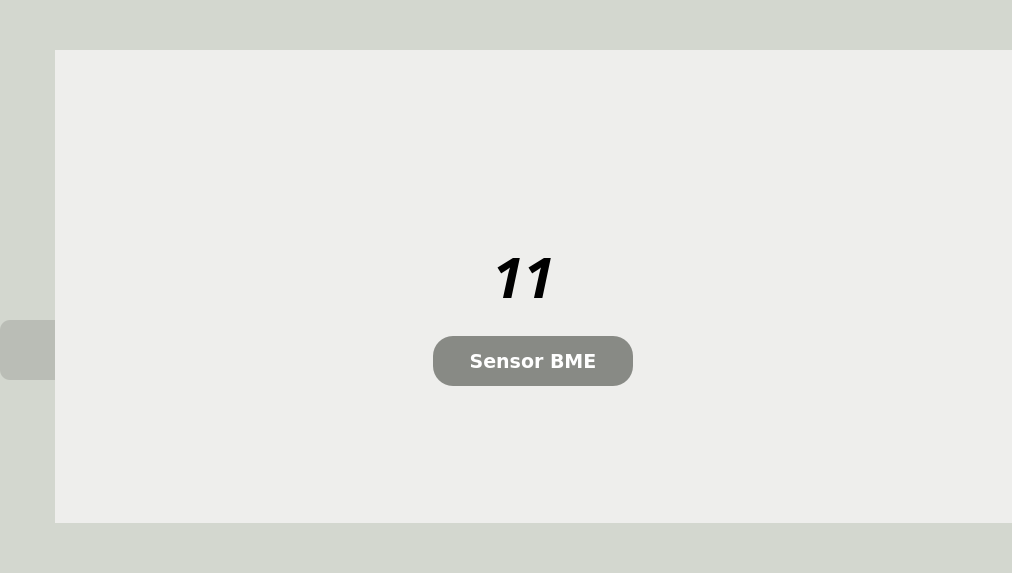
<?xml version="1.0" encoding="UTF-8"?>
<ui version="4.0">
 <class>MainWindow</class>
 <widget class="QMainWindow" name="MainWindow">
  <property name="geometry">
   <rect>
    <x>0</x>
    <y>0</y>
    <width>1012</width>
    <height>573</height>
   </rect>
  </property>
  <property name="windowTitle">
   <string>MainWindow</string>
  </property>
  <widget class="QWidget" name="centralwidget">
   <property name="styleSheet">
    <string notr="true">background-color: rgb(238, 238, 236);
</string>
   </property>
   <layout class="QVBoxLayout" name="verticalLayout">
    <property name="spacing">
     <number>0</number>
    </property>
    <property name="leftMargin">
     <number>0</number>
    </property>
    <property name="topMargin">
     <number>0</number>
    </property>
    <property name="rightMargin">
     <number>0</number>
    </property>
    <property name="bottomMargin">
     <number>0</number>
    </property>
    <item>
     <widget class="QFrame" name="frame_1">
      <property name="maximumSize">
       <size>
        <width>16777215</width>
        <height>50</height>
       </size>
      </property>
      <property name="styleSheet">
       <string notr="true">border:0</string>
      </property>
      <property name="frameShape">
       <enum>QFrame::StyledPanel</enum>
      </property>
      <property name="frameShadow">
       <enum>QFrame::Raised</enum>
      </property>
      <layout class="QHBoxLayout" name="horizontalLayout_2">
       <property name="spacing">
        <number>0</number>
       </property>
       <property name="leftMargin">
        <number>0</number>
       </property>
       <property name="topMargin">
        <number>0</number>
       </property>
       <property name="rightMargin">
        <number>0</number>
       </property>
       <property name="bottomMargin">
        <number>0</number>
       </property>
       <item>
        <widget class="QFrame" name="Menu">
         <property name="maximumSize">
          <size>
           <width>55</width>
           <height>16777215</height>
          </size>
         </property>
         <property name="styleSheet">
          <string notr="true">border:o;
background-color: rgb(211, 215, 207);</string>
         </property>
         <property name="frameShape">
          <enum>QFrame::StyledPanel</enum>
         </property>
         <property name="frameShadow">
          <enum>QFrame::Raised</enum>
         </property>
         <widget class="QPushButton" name="MenuButton">
          <property name="geometry">
           <rect>
            <x>10</x>
            <y>10</y>
            <width>40</width>
            <height>30</height>
           </rect>
          </property>
          <property name="minimumSize">
           <size>
            <width>1</width>
            <height>0</height>
           </size>
          </property>
          <property name="styleSheet">
           <string notr="true">QPushButton{
background-image: url(:/Menu/Design/icones/menu_40x30.png);
border-radius:2px;
}</string>
          </property>
          <property name="text">
           <string/>
          </property>
          <property name="iconSize">
           <size>
            <width>20</width>
            <height>20</height>
           </size>
          </property>
         </widget>
        </widget>
       </item>
       <item>
        <widget class="QFrame" name="Title">
         <property name="minimumSize">
          <size>
           <width>0</width>
           <height>50</height>
          </size>
         </property>
         <property name="styleSheet">
          <string notr="true">border:0;
background-color: rgb(211, 215, 207);</string>
         </property>
         <property name="frameShape">
          <enum>QFrame::StyledPanel</enum>
         </property>
         <property name="frameShadow">
          <enum>QFrame::Raised</enum>
         </property>
        </widget>
       </item>
      </layout>
     </widget>
    </item>
    <item>
     <widget class="QFrame" name="frame_2">
      <property name="styleSheet">
       <string notr="true">border:0</string>
      </property>
      <property name="frameShape">
       <enum>QFrame::StyledPanel</enum>
      </property>
      <property name="frameShadow">
       <enum>QFrame::Raised</enum>
      </property>
      <layout class="QHBoxLayout" name="horizontalLayout">
       <property name="spacing">
        <number>0</number>
       </property>
       <property name="leftMargin">
        <number>0</number>
       </property>
       <property name="topMargin">
        <number>0</number>
       </property>
       <property name="rightMargin">
        <number>0</number>
       </property>
       <property name="bottomMargin">
        <number>0</number>
       </property>
       <item>
        <widget class="QFrame" name="Left">
         <property name="minimumSize">
          <size>
           <width>55</width>
           <height>0</height>
          </size>
         </property>
         <property name="maximumSize">
          <size>
           <width>55</width>
           <height>16777215</height>
          </size>
         </property>
         <property name="styleSheet">
          <string notr="true">border:0 ; 
background-color: rgb(211, 215, 207);</string>
         </property>
         <property name="frameShape">
          <enum>QFrame::StyledPanel</enum>
         </property>
         <property name="frameShadow">
          <enum>QFrame::Raised</enum>
         </property>
         <layout class="QVBoxLayout" name="verticalLayout_2">
          <property name="spacing">
           <number>6</number>
          </property>
          <property name="leftMargin">
           <number>0</number>
          </property>
          <property name="topMargin">
           <number>0</number>
          </property>
          <property name="rightMargin">
           <number>0</number>
          </property>
          <property name="bottomMargin">
           <number>0</number>
          </property>
          <item>
           <widget class="QFrame" name="TOP_BUTTON">
            <property name="maximumSize">
             <size>
              <width>150</width>
              <height>16777215</height>
             </size>
            </property>
            <property name="frameShape">
             <enum>QFrame::StyledPanel</enum>
            </property>
            <property name="frameShadow">
             <enum>QFrame::Raised</enum>
            </property>
            <widget class="QPushButton" name="Home">
             <property name="geometry">
              <rect>
               <x>0</x>
               <y>120</y>
               <width>130</width>
               <height>50</height>
              </rect>
             </property>
             <property name="font">
              <font>
               <weight>75</weight>
               <bold>true</bold>
              </font>
             </property>
             <property name="styleSheet">
              <string notr="true">QPushButton{
	 
	border-radius: 10px;
    background-repeat:none;
	background-image: url(:/Menu/Design/icones/home-icon-silhouette_1_50x50.png);
	padding-left: 50px; 
	color: rgb(255, 255, 255);
}

QPushButton:hover{
	background-color: rgb(239, 41, 41);
}</string>
             </property>
             <property name="text">
              <string>Home</string>
             </property>
            </widget>
            <widget class="QPushButton" name="NewUnidade">
             <property name="geometry">
              <rect>
               <x>0</x>
               <y>270</y>
               <width>130</width>
               <height>60</height>
              </rect>
             </property>
             <property name="font">
              <font>
               <weight>75</weight>
               <bold>true</bold>
              </font>
             </property>
             <property name="styleSheet">
              <string notr="true">QPushButton{
	padding: 5px 7px; 
	border-radius: 10px;
	
	background-color: rgb(186, 189, 182);
	color: rgb(255, 255, 255);
	background-repeat:none;
	background-image: url(:/Menu/Design/icones/plus_50x50.png);
	background-position: center left;
	padding-left: 50px; 
}

QPushButton:hover{
	background-color: rgb(239, 41, 41);
}</string>
             </property>
             <property name="text">
              <string>Add</string>
             </property>
             <property name="flat">
              <bool>false</bool>
             </property>
            </widget>
           </widget>
          </item>
          <item>
           <widget class="QPushButton" name="Account">
            <property name="minimumSize">
             <size>
              <width>130</width>
              <height>50</height>
             </size>
            </property>
            <property name="font">
             <font>
              <weight>75</weight>
              <bold>true</bold>
             </font>
            </property>
            <property name="styleSheet">
             <string notr="true">QPushButton{
	padding: 5px 7px; 
	border-radius: 10px;
	
	color: rgb(255, 255, 255);
	background-repeat:none;
	
	background-image: url(:/Menu/Design/icones/pngfind.com-man-head-silhouette-png-6227673_50x50.png);

	background-position: center left;
	padding-left: 54px; 
}

QPushButton:hover{
	background-color: rgb(239, 41, 41);
}</string>
            </property>
            <property name="text">
             <string>Account</string>
            </property>
           </widget>
          </item>
          <item>
           <widget class="QPushButton" name="Settings">
            <property name="minimumSize">
             <size>
              <width>130</width>
              <height>50</height>
             </size>
            </property>
            <property name="font">
             <font>
              <weight>75</weight>
              <bold>true</bold>
             </font>
            </property>
            <property name="styleSheet">
             <string notr="true">QPushButton{
	padding: 5px 7px; 
	border-radius: 10px;
	
	color: rgb(255, 255, 255);
	background-repeat:none;
	
	background-image: url(:/Menu/Design/icones/settings_50x50.png);
	background-position: center left;
	padding-left: 55px; 
}

QPushButton:hover{
	background-color: rgb(239, 41, 41);
}</string>
            </property>
            <property name="text">
             <string>Settings</string>
            </property>
           </widget>
          </item>
         </layout>
        </widget>
       </item>
       <item>
        <widget class="QFrame" name="Mid">
         <property name="styleSheet">
          <string notr="true">border:0</string>
         </property>
         <property name="frameShape">
          <enum>QFrame::StyledPanel</enum>
         </property>
         <property name="frameShadow">
          <enum>QFrame::Raised</enum>
         </property>
         <layout class="QVBoxLayout" name="verticalLayout_3">
          <item>
           <widget class="QScrollArea" name="scrollArea">
            <property name="widgetResizable">
             <bool>true</bool>
            </property>
            <widget class="QWidget" name="scrollAreaWidgetContents">
             <property name="geometry">
              <rect>
               <x>0</x>
               <y>0</y>
               <width>929</width>
               <height>455</height>
              </rect>
             </property>
             <layout class="QGridLayout" name="gridLayout">
              <item row="0" column="0" alignment="Qt::AlignHCenter|Qt::AlignVCenter">
               <widget class="QFrame" name="Sensor1">
                <property name="minimumSize">
                 <size>
                  <width>200</width>
                  <height>200</height>
                 </size>
                </property>
                <property name="maximumSize">
                 <size>
                  <width>1000</width>
                  <height>1000</height>
                 </size>
                </property>
                <property name="styleSheet">
                 <string notr="true"/>
                </property>
                <property name="frameShape">
                 <enum>QFrame::NoFrame</enum>
                </property>
                <property name="frameShadow">
                 <enum>QFrame::Raised</enum>
                </property>
                <widget class="QPushButton" name="Sensor1Button">
                 <property name="enabled">
                  <bool>true</bool>
                 </property>
                 <property name="geometry">
                  <rect>
                   <x>0</x>
                   <y>150</y>
                   <width>200</width>
                   <height>50</height>
                  </rect>
                 </property>
                 <property name="font">
                  <font>
                   <family>DejaVu Sans</family>
                   <pointsize>14</pointsize>
                   <weight>75</weight>
                   <italic>false</italic>
                   <bold>true</bold>
                  </font>
                 </property>
                 <property name="styleSheet">
                  <string notr="true">QPushButton{
	background-color: rgb(136, 138, 133);
	border: 2px  ;
	border-radius: 20px;
	color: rgb(255, 255, 255);
}

QPushButton:hover{
	background-color: rgb(239, 41, 41);
	border: 2px solid rgb(239, 41, 41);
}</string>
                 </property>
                 <property name="text">
                  <string>Sensor BME</string>
                 </property>
                </widget>
                <widget class="QLabel" name="Sensor1Label">
                 <property name="geometry">
                  <rect>
                   <x>0</x>
                   <y>50</y>
                   <width>181</width>
                   <height>81</height>
                  </rect>
                 </property>
                 <property name="font">
                  <font>
                   <family>Dyuthi</family>
                   <pointsize>42</pointsize>
                   <weight>75</weight>
                   <italic>true</italic>
                   <bold>true</bold>
                  </font>
                 </property>
                 <property name="text">
                  <string>11</string>
                 </property>
                 <property name="alignment">
                  <set>Qt::AlignCenter</set>
                 </property>
                </widget>
               </widget>
              </item>
             </layout>
            </widget>
           </widget>
          </item>
         </layout>
        </widget>
       </item>
       <item>
        <widget class="QFrame" name="Right">
         <property name="maximumSize">
          <size>
           <width>100</width>
           <height>16777215</height>
          </size>
         </property>
         <property name="styleSheet">
          <string notr="true">border:0</string>
         </property>
         <property name="frameShape">
          <enum>QFrame::StyledPanel</enum>
         </property>
         <property name="frameShadow">
          <enum>QFrame::Raised</enum>
         </property>
        </widget>
       </item>
      </layout>
     </widget>
    </item>
    <item>
     <widget class="QFrame" name="frame_3">
      <property name="maximumSize">
       <size>
        <width>16777215</width>
        <height>50</height>
       </size>
      </property>
      <property name="styleSheet">
       <string notr="true">border:0;
background-color: rgb(211, 215, 207);</string>
      </property>
      <property name="frameShape">
       <enum>QFrame::StyledPanel</enum>
      </property>
      <property name="frameShadow">
       <enum>QFrame::Raised</enum>
      </property>
      <layout class="QHBoxLayout" name="horizontalLayout_3">
       <property name="spacing">
        <number>0</number>
       </property>
       <property name="leftMargin">
        <number>0</number>
       </property>
       <property name="topMargin">
        <number>0</number>
       </property>
       <property name="rightMargin">
        <number>0</number>
       </property>
       <property name="bottomMargin">
        <number>0</number>
       </property>
       <item>
        <widget class="QFrame" name="frame">
         <property name="minimumSize">
          <size>
           <width>0</width>
           <height>50</height>
          </size>
         </property>
         <property name="frameShape">
          <enum>QFrame::StyledPanel</enum>
         </property>
         <property name="frameShadow">
          <enum>QFrame::Raised</enum>
         </property>
         <widget class="QFrame" name="frame_4">
          <property name="geometry">
           <rect>
            <x>370</x>
            <y>0</y>
            <width>120</width>
            <height>80</height>
           </rect>
          </property>
          <property name="frameShape">
           <enum>QFrame::StyledPanel</enum>
          </property>
          <property name="frameShadow">
           <enum>QFrame::Raised</enum>
          </property>
         </widget>
        </widget>
       </item>
      </layout>
     </widget>
    </item>
   </layout>
  </widget>
 </widget>
 <resources>
  <include location="file_rc.qrc"/>
 </resources>
 <connections/>
</ui>
